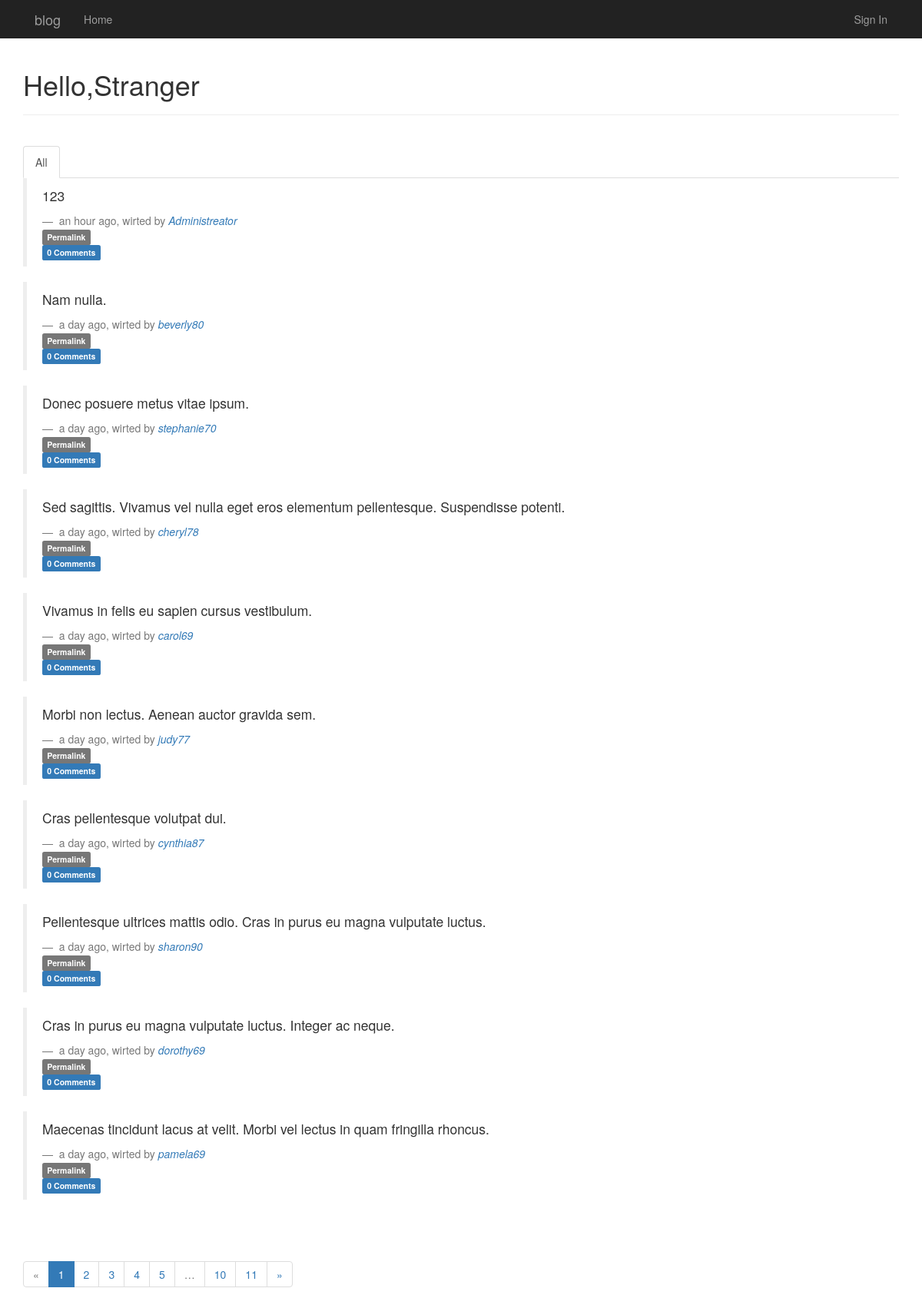
The page / on the database its author committed.
### app/models.py (models this page shows, shortened)
class Post(db.Model):
    __tablename__='post'
    id = db.Column(db.Integer,primary_key=True)
    body = db.Column(db.Text)
    timestamp = db.Column(db.DateTime,index=True,default=datetime.utcnow)
    author_id = db.Column(db.Integer,db.ForeignKey('users.id'))
    body_html = db.Column(db.Text)
    comments = db.relationship('Comment', backref='post', lazy='dynamic')

class User(UserMixin,db.Model):
    __tablename__='users'
    id = db.Column(db.Integer,primary_key=True)
    account = db.Column(db.String(64),unique=True)
    username = db.Column(db.String(64),unique=True,index=True)
    password_hash = db.Column(db.String(64))
    confirmed = db.Column(db.Boolean, default=True)
    role_id = db.Column(db.Integer,db.ForeignKey('roles.id'))
    posts = db.relationship('Post',backref='author',lazy='dynamic')
    followed = db.relationship('Follow',
                               foreign_keys=[Follow.follower_id],
                               backref=db.backref('follower',lazy='joined'),
                               lazy='dynamic',
                               cascade='all,delete-orphan')
    followers = db.relationship('Follow',
                               foreign_keys=[Follow.followed_id],
                               backref=db.backref('followed',lazy='joined'),
                               lazy='dynamic',
                               cascade='all,delete-orphan')
    comments = db.relationship('Comment', backref='author', lazy='dynamic')
    location = db.Column(db.String(64))
    about_me = db.Column(db.Text())
    member_since = db.Column(db.DateTime(),default=datetime.utcnow)
    last_seen = db.Column(db.DateTime(),default=datetime.utcnow)
    @property
    def password(self):
        raise AttributeError('password is not a readable attribute')

### app/main/views.py (the view)
@main.route('/',methods=['GET','POST'])
def index():
    form = PostForm()
    if current_user.is_active  and\
        form.validate_on_submit():
        if current_user.can(Permission.WRITER_ARITICLES):
            post = Post(body=form.body.data,
                        author=current_user._get_current_object())
            db.session.add(post)
            return redirect(url_for('.index'))
    show_followed = False
    if current_user.is_authenticated:
        show_followed = bool(request.cookies.get('show_followed',''))
    if show_followed:
        query = current_user.followed_posts
    else:
        query = Post.query
    page = request.args.get('page',1,type=int)
    pagination = query.order_by(Post.timestamp.desc()).paginate(
        page,per_page=current_app.config['FLASKY_POSTS_PER_PAGE'],
        error_out=False)
    posts = pagination.items
    return render_template('index.html',form=form,posts=posts,
                           show_followed=show_followed,pagination=pagination)

### app/main/__init__.py (called while the page is built)
@main.app_context_processor
def inject_permissions():
    return dict(Permission=Permission)

### app/templates/index.html (shortened to what this page needs)
{% extends "base.html" %}
{% import "bootstrap/wtf.html" as wtf%}
{% import "_macros.html" as macros %}
{% block page_content %}
<div class="page-header">
    <h1>Hello,{% if current_user.is_authenticated %}{{ current_user.username }}
        {% else %}Stranger{% endif %}
    </h1>
</div>
<br/>
<div class="ui-tabs">
    <ul class="nav nav-tabs">
        <li{% if not show_followed %} class="active"{% endif %}><a href="{{ url_for('.show_all') }}">All</a></li>
    </ul>
    {% include '_post.html' %}
</div>
{% if pagination %}
<div class="pagination">
    {{ macros.pagination_widget(pagination, '.index') }}
</div>
{% endif %}
{% endblock %}

### app/templates/_post.html (shortened to what this page needs)
<div class="posts">
    <table class="table table-striped">
    {% for post in posts %}
        <tr>
            <blockquote>
                {% if post.body_html %}
                    {{ post.body_html | safe }}
                {% else %}
                    <p >{{ post.body }}</p>
                {% endif %}
              <footer> {{ moment(post.timestamp).fromNow() }}, wirted by
                  <cite title="Source Title" >
                      <a href="{{ url_for('.user',username=post.author.username)}}">{{ post.author.username }}</a>
                  </cite>
                  <div class="cm-positive">
                      <a href="{{ url_for('.post',id=post.id) }}">
                          <span class="label label-default">Permalink</span>
                      </a>
                  </div>
                  <div class="cm-positive">
                      <a href="{{ url_for('.post', id=post.id) }}#comments">
                          <span class="label label-primary">{{ post.comments.count() }} Comments</span>
                      </a>
                  </div>
              </footer>
            </blockquote>
        </tr>
    {% endfor %}
    </table>
</div>

### rows shown on the page
Post: body_html "123", timestamp "an hour ago", author.username "Administreator", comments.count "0"
Post: body_html "Nam nulla.", timestamp "a day ago", author.username "beverly80", comments.count "0"
Post: body_html "Donec posuere metus vitae ipsum.", timestamp "a day ago", author.username "stephanie70", comments.count "0"
Post: body_html "Sed sagittis. Vivamus vel nulla eget eros elementum pellentesque. Suspendisse potenti.", timestamp "a day ago", author.username "cheryl78", comments.count "0"
Post: body_html "Vivamus in felis eu sapien cursus vestibulum.", timestamp "a day ago", author.username "carol69", comments.count "0"
Post: body_html "Morbi non lectus. Aenean auctor gravida sem.", timestamp "a day ago", author.username "judy77", comments.count "0"
Post: body_html "Cras pellentesque volutpat dui.", timestamp "a day ago", author.username "cynthia87", comments.count "0"
Post: body_html "Pellentesque ultrices mattis odio. Cras in purus eu magna vulputate luctus.", timestamp "a day ago", author.username "sharon90", comments.count "0"
Post: body_html "Cras in purus eu magna vulputate luctus. Integer ac neque.", timestamp "a day ago", author.username "dorothy69", comments.count "0"
Post: body_html "Maecenas tincidunt lacus at velit. Morbi vel lectus in quam fringilla rhoncus.", timestamp "a day ago", author.username "pamela69", comments.count "0"

### other values the page prints
{{ p }} "1"
{{ p }} "2" "3" "4" "5" "10" "11"
